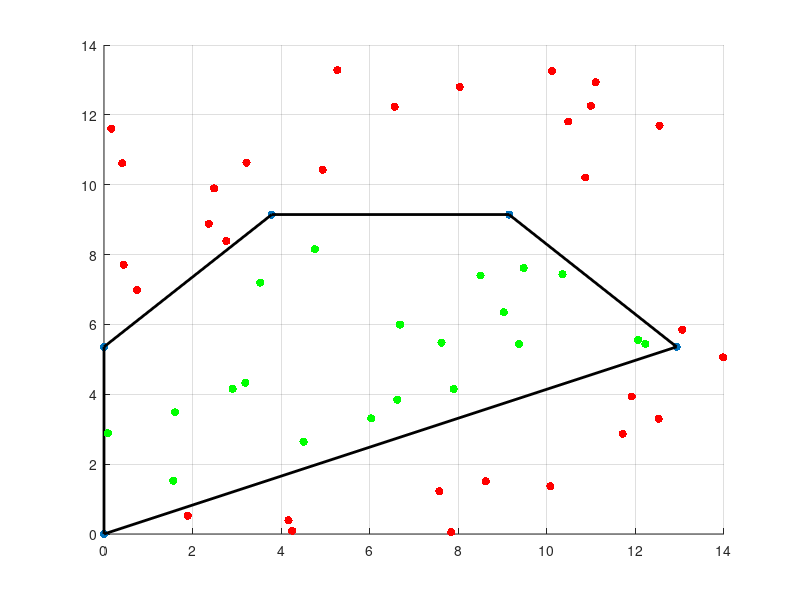

MATLAB code for this plot:
clear all
clc

x=[0 12.93 9.146 3.788 0];
y=[0 5.358 9.146 9.146 5.358];

figure(1)
hold on 
grid on
scatter(x,y,'filled','k')
ylim([0 14])

plot([x(1) x(2)],[y(1) y(2)],'k','Linewidth',2)
plot([x(2) x(3)],[y(2) y(3)],'k','Linewidth',2)
plot([x(3) x(4)],[y(3) y(4)],'k','Linewidth',2)
plot([x(4) x(5)],[y(4) y(5)],'k','Linewidth',2)
plot([x(5) x(1)],[y(5) y(1)],'k','Linewidth',2)


m=[(y(2)-y(1))/(x(2)-x(1)), (y(3)-y(2))/(x(3)-x(2)), (y(4)-y(3))/(x(4)-x(3)), (y(5)-y(4))/(x(5)-x(4)), (y(1)-y(5))/(x(1)-x(5))]; %Bottom, Right Top Left
y_int=[y(1)-m(1)*x(1), y(2)-m(2)*x(2), y(3)-m(3)*x(3), y(4)-m(4)*x(4) , y(5)-m(5)*x(5)];

for ii=1:50
    x_rand=rand*14;
    y_rand=rand*14;
    for i=1:5
        test_pts=[(y_rand-y_int(i))/m(i), m(i)*x_rand+y_int(i)]; %x_test point, y_test point
        if i==1
            if y_rand>=test_pts(2) && x_rand<=test_pts(1)
                Pass_Fail=1;
            else
                Pass_Fail=0;
            end
        end
        if i==2 | i==3
            if x_rand<=test_pts(1) && y_rand<=test_pts(2)
                Pass_Fail=1;
            else
                Pass_Fail=0;
            end
        end
        if i==4 
            if x_rand>=test_pts(1) && y_rand<=test_pts(2)
                Pass_Fail=1;
            else
                Pass_Fail=0;
            end
        end
        if i==5
            if x_rand>=x(5)
                Pass_Fail=1;
            else
                Pass_Fail=0;
            end
        end
        Pass_Fail_Set_Pent(i)=Pass_Fail;
    end
    if nnz(Pass_Fail_Set_Pent)==5
        scatter(x_rand,y_rand,'g','filled')
    else
        scatter(x_rand,y_rand,'r','filled')
    end
end